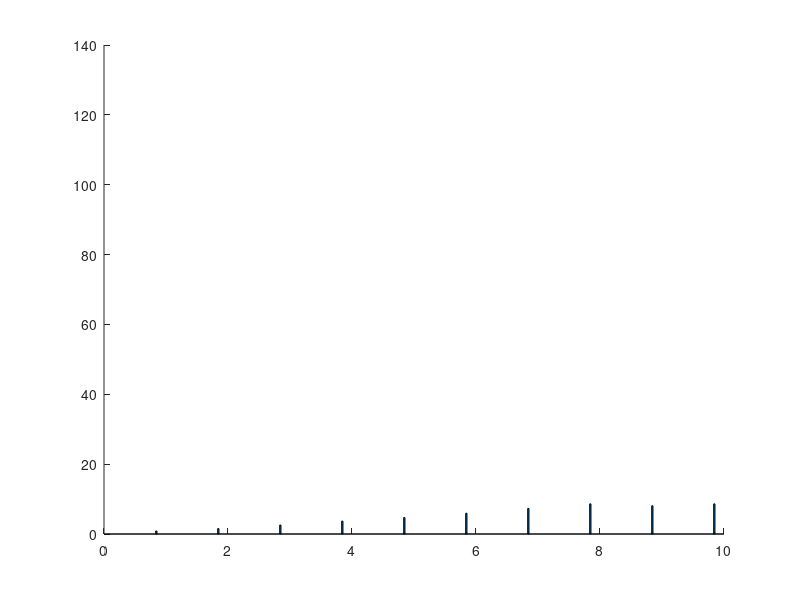

This chart was generated by the following MATLAB code: (Note: this script raises an error after producing the figure.)
breakdown1 = load('latency_breakdown.median.1.txt');
breakdown2 = load('latency_breakdown.median.2.txt');
breakdown3 = load('latency_breakdown.median.3.txt');

breakdown = (breakdown1 + breakdown2 + breakdown3) / 3;
flip_matrix = [0 0 0 0 0 1;0 0 0 0 1 0;0 0 0 1 0 0; 0 0 1 0 0 0;0 1 0 0 0 0;1 0 0 0 0 0];
breakdown = breakdown * flip_matrix;
hold on;

% Sum of TSO latencies
x = [1:1:10 10:-1:1]';
y = 1000 * sum(breakdown(:,1:2)')
y = [y fliplr(y)]';
patch(x, y, 'white');

% Sum of all latencies
y = 1000 * sum(breakdown');
y = [y fliplr(y)]';
patch(x, y, 'white');

% Redrawing the bars to place them on above the 2-D polygons drawn by the 'patch' command 
% Stacked bars
h = bar(1:size(breakdown, 1), 1000 * breakdown(1:size(breakdown, 1), :), 0.5, 'stack');
% The legend has to include only the series used in the above 'bar' command
%l = legend(h,'DB.txCheckConflict', 'Log.append', 'DB.txPut', 'DB.txGet', 'TSO.txTryCommit', 'TSO.getNextTimestamp', 'Location', 'NorthWest');
l = legend(h, 'TSO.getNextTimestamp', 'TSO.txTryCommit', 'DB.txGet', 'DB.txPut', 'Log.append','DB.txCheckConflict', 'Location', 'NorthWest');

axis([0 11 0 130]);

xlabel('C, number of clients');
h = get(gca, 'xlabel');
set(h, 'FontSize', 20);

ylabel('Latency (ms)');
h = get(gca, 'ylabel');
set(h, 'FontSize', 20);

title('API request latencies');
h = get(gca, 'title');
set(h, 'FontSize', 24);

set(gca, 'XTickLabel', num2cell([50:100:550]));
set(gca, 'YTick', [10:10:150]);
set(gca, 'XTick', 1:2:11);

set(gca, 'FontSize', 14);

set(l,'FontSize',14);

print -depsc latency_breakdown.eps
